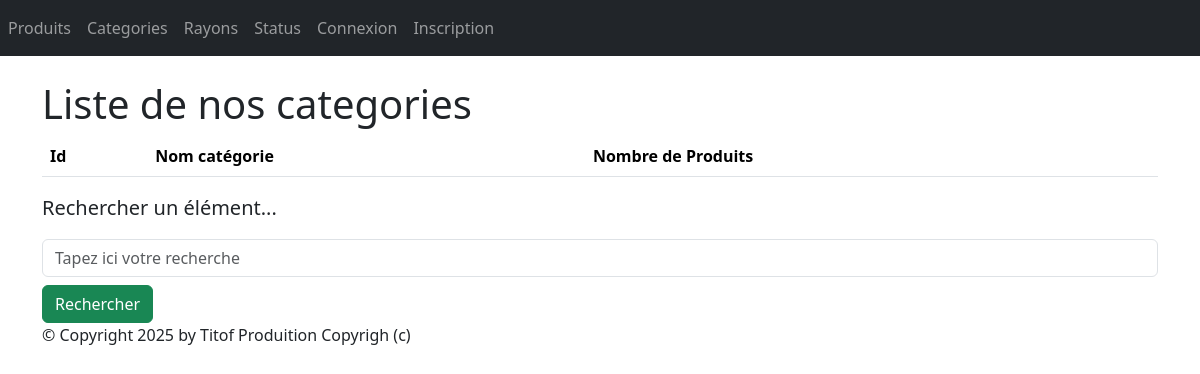
/monApp/categories/, run on an earlier commit of the app's database.
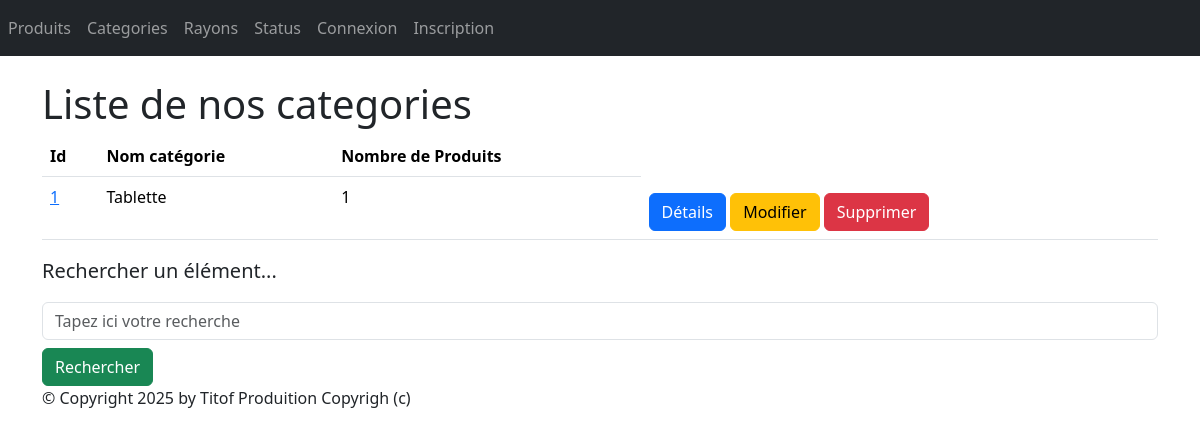
And on a later commit of the database.
### monApp/models.py (models this page shows, shortened)
class Categorie(models.Model):
    idCat = models.AutoField(primary_key=True)
    nomCat = models.CharField(max_length=100)

### monApp/views.py (the view)
class CategorieListView(ListView):
    model = Categorie
    template_name = "monApp/list_categorie.html"
    context_object_name = "ctgrs"
    def get_queryset(self):
        query = self.request.GET.get('search')
        if query:
            return Categorie.objects.filter(nomCat__icontains=query).annotate(nb_produits=Count('produit'))
        return Categorie.objects.annotate(nb_produits=Count('produit'))
    def get_context_data(self, **kwargs):
        context = super(CategorieListView, self).get_context_data(**kwargs)
        context['titremenu'] = "Liste de mes Categories"
        return context

### monApp/templates/monApp/list_categorie.html
{%extends "monApp/base.html"%}
{%block contenu%}
<h1>Liste de nos categories</h1>
<table class="table">
    <thead>
        <th>Id</th>
        <th>Nom catégorie</th>
        <th>Nombre de Produits</th>
    </thead>
    <tbody>
        {% for ctgr in ctgrs %}
        <tr>
            <td><a href="{% url 'categ-dtl' ctgr.idCat %}">{{ ctgr.idCat }}</a></td>
            <td>{{ ctgr.nomCat }} </td>
            <td>{{ ctgr.nb_produits }} </td>
            <td>
                <a href="{% url 'categ-dtl' ctgr.idCat %}" class="btn btn-primary mt-2">Détails</a>
                <a href="{% url 'ctgr-chng' ctgr.idCat %}" class="btn btn-warning mt-2">Modifier</a>
                <a href="{% url 'ctgr-dlt' ctgr.idCat %}" class="btn btn-danger mt-2">Supprimer</a>
            </td>
        </tr>
        {% endfor %}
    </tbody>
</table>
<p class="lead mb-3 ml-0">Rechercher un élément...</p>
<form method="GET" action="">
    <input class="form-control" type="text" name="search" placeholder="Tapez ici votre recherche"
        value="{{ request.GET.search }}">
    <button type="submit" class="btn btn-success mt-2">Rechercher</button>
</form>
{%endblock%}

What changed in the data, as far as the page shows it:
added Categorie: idCat "1", nomCat "Tablette", nb_produits "1"
